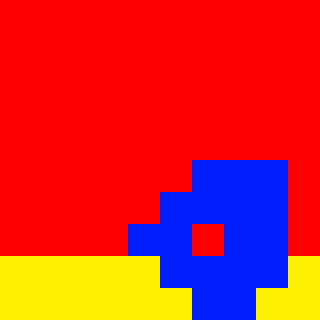

A 2D game scene composited from a Tiled map and its tileset images. What follows is a short description and the map's XML, with each tile layer's data collapsed to a summary:
An orthogonal 10x10 tile map with 32x32 px tiles, 1 tile layer (tile_layer_1), 2 tilesets and 3 objects (3x dot).

<map version="1.0" orientation="orthogonal" renderorder="right-down" width="10" height="10" tilewidth="32" tileheight="32" nextobjectid="24">
 <tileset firstgid="1" name="32_tileset" tilewidth="32" tileheight="32" tilecount="16">
  <image source="32_tileset.png" width="128" height="128" />
 </tileset>
 <tileset firstgid="17" name="64_objectset" tilewidth="64" tileheight="64" tilecount="4">
  <image source="64_objectset.png" width="128" height="128" />
 </tileset>
 <layer name="tile_layer_1" width="10" height="10">
  <data>[100 cells, 100 non-empty, 3 distinct tile ids]</data>
 </layer>
 <objectgroup name="object_layer_1">
  <object id="17" name="dot" gid="17" x="31" y="98" width="64" height="64" />
  <object id="21" name="dot" gid="17" x="189" y="104" width="64" height="64" />
  <object id="22" name="dot" gid="17" x="71" y="226" width="64" height="64" />
 </objectgroup>
</map>
